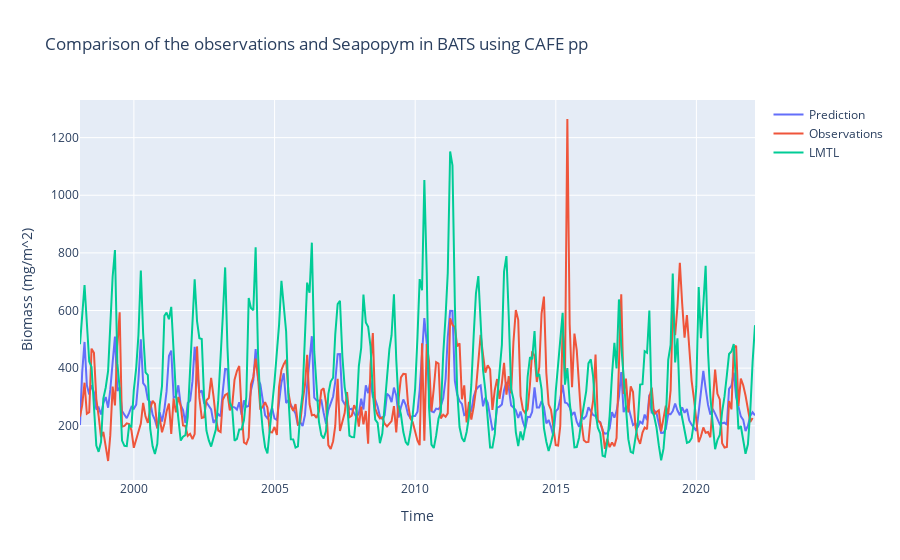

This figure's notebook cell:
### Code cell
pred_monthly = pred.resample("ME").mean()
obs_monthly = obs.resample("ME").mean()
lmtl_monthly = lmtl.resample("ME").mean()

fig = go.Figure(
    [
        go.Scatter(x=pred_monthly.index, y=pred_monthly, name="Prediction"),
        go.Scatter(x=obs_monthly.index, y=obs_monthly, name="Observations"),
        go.Scatter(x=lmtl_monthly.index, y=lmtl_monthly, name="LMTL"),
    ]
)
# change title and x,y labels
fig.update_layout(
    title="Comparison of the observations and Seapopym in BATS using CAFE pp",
    xaxis_title="Time",
    yaxis_title="Biomass (mg/m^2)",
)

### Figure 1 — Plotly figure (JSON) as saved in the notebook; plotly's stock layout.template omitted (floating-point values rounded to 4 significant figures; data arrays with more than 128 entries replaced by an {"elided": "..."} marker saying what was removed)
{"data": [{"name": "Prediction", "type": "scatter", "x": {"elided": "289 str values"}, "y": {"elided": "289 float values"}}, {"name": "Observations", "type": "scatter", "x": {"elided": "288 str values"}, "y": {"elided": "288 float values"}}, {"name": "LMTL", "type": "scatter", "x": {"elided": "289 str values"}, "y": {"elided": "289 float values"}}], "layout": {"title": {"text": "Comparison of the observations and Seapopym in BATS using CAFE pp"}, "xaxis": {"title": {"text": "Time"}}, "yaxis": {"title": {"text": "Biomass (mg/m^2)"}}}}
